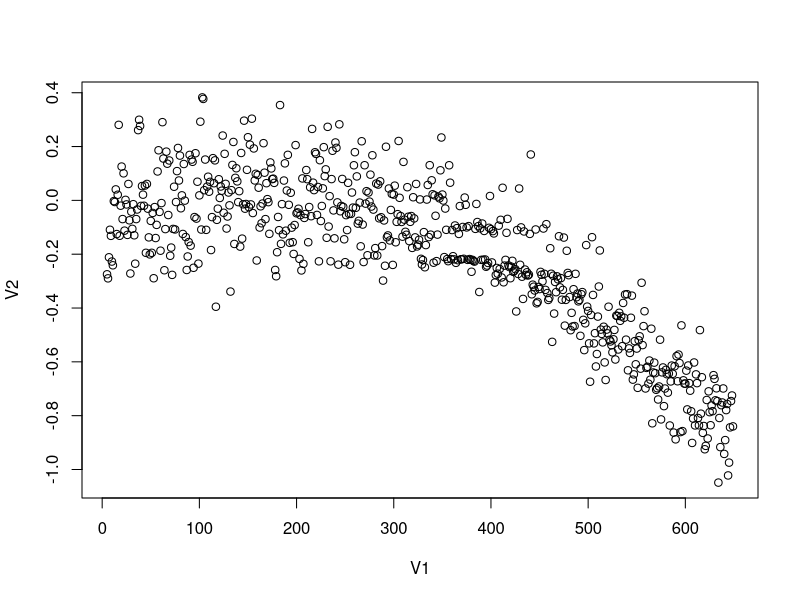
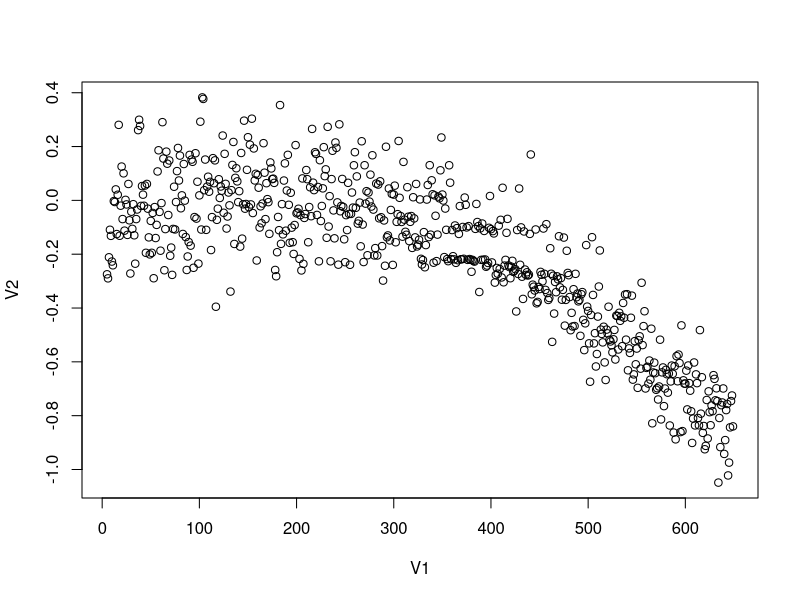

Generate these figures, in order, with R:

a <-read.csv("trial-final-14-20171229151257.csv", header = FALSE)
plot(a)
png("trial-final-14-20171229151257.csv.png")
plot(a)

